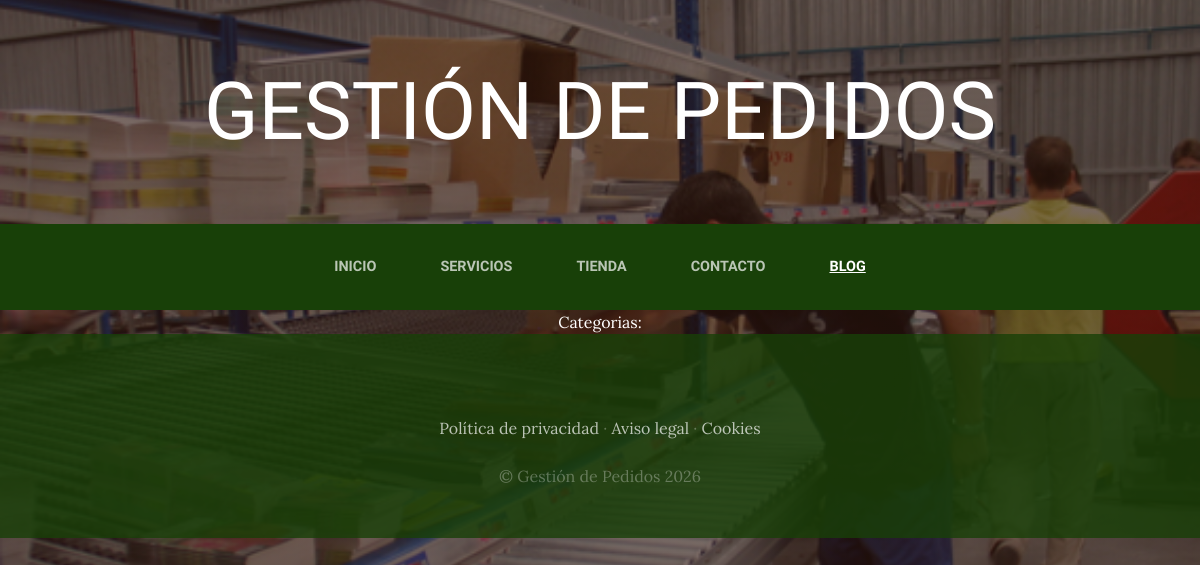
/blog/, run on an earlier commit of the app's database.
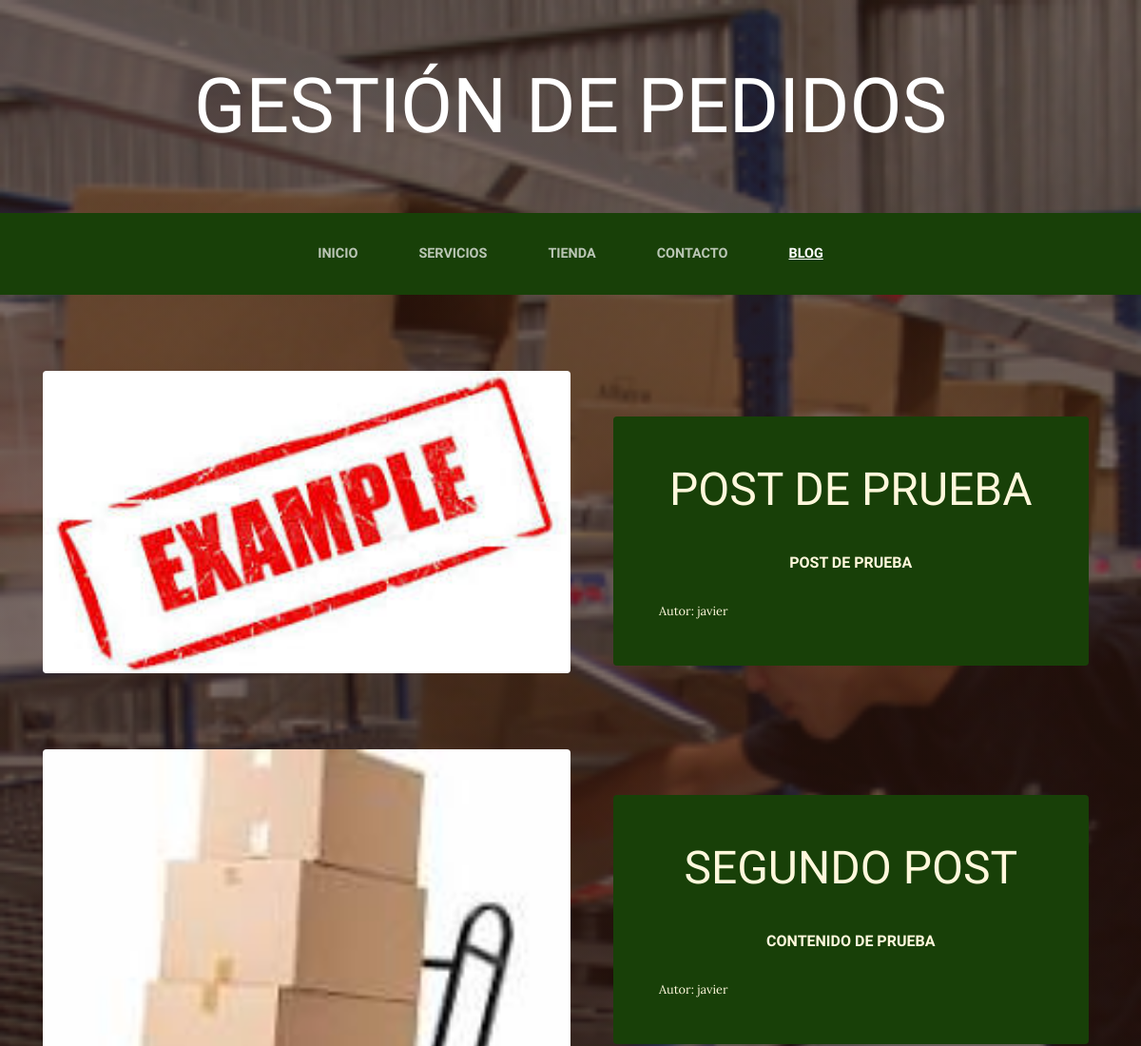
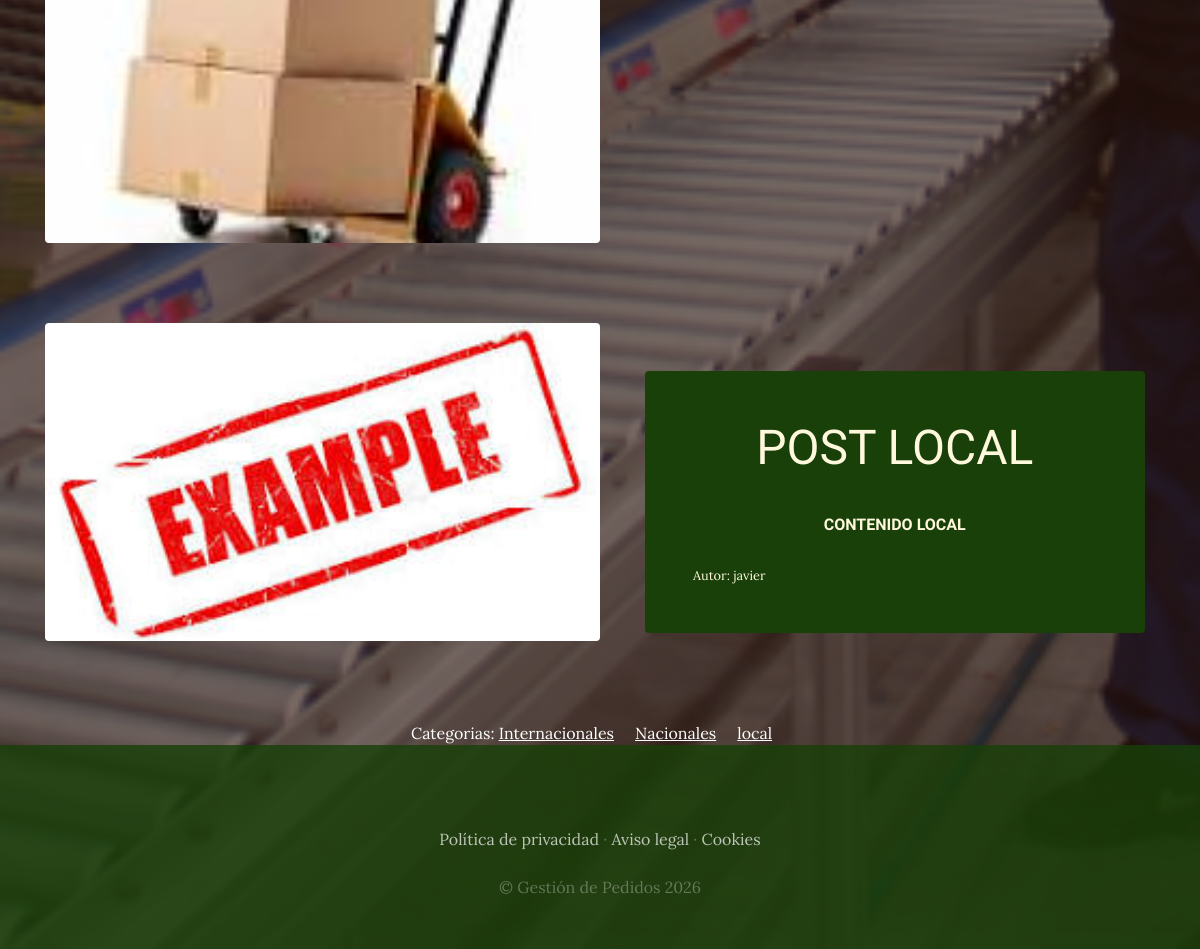
And on a later commit of the database (2 pictures, top to bottom).
### blog/models.py (models this page shows, shortened)
class Post(models.Model):
    titulo=models.CharField(max_length=50)
    contenido=models.CharField(max_length=50)
    imagen=models.ImageField(upload_to='blog', null=True, blank=True)
    autor=models.ForeignKey(User, on_delete=models.CASCADE)
    categorias=models.ManyToManyField(Categoria)
    created=models.DateTimeField(auto_now_add=True)
    updated=models.DateTimeField(auto_now_add=True)
    class Meta:
        verbose_name='post'
        verbose_name_plural='posts'

class Categoria(models.Model):
    nombre=models.CharField(max_length=50)
    created=models.DateTimeField(auto_now_add=True)
    updated=models.DateTimeField(auto_now_add=True)
    class Meta:
        verbose_name='categoria'
        verbose_name_plural='categorias'

### blog/views.py (the view)
# urls.py: 2. Add a URL to urlpatterns:  path('blog/', include('blog.urls'))
def blog(request):
    posts=Post.objects.all()
    return render(request,'blog/blog.html', {"posts":posts})

### blog/templates/blog/blog.html (shortened to what this page needs)
{% extends 'ProyectoWebApp/base.html' %}
{% load static %}
{% block content %}
    {% for post in posts %}
    <section class="page-section clearfix">
    <div class="container">
    <div class="intro">
        <img
        class="intro-img img-fluid mb-3 mb-lg-0 rounded"
        src="{{post.imagen.url}}"
        alt=""
        style="width: 50%;"
        />
        <div class="intro-text left-0 text-center bg-faded p-5 rounded">
        <h2 class="section-heading mb-4">
            <span class="section-heading-lower">{{post.titulo}}</span>
            <br>
            <span class="section-heading-upper">{{post.contenido}}</span>
        </h2>
        <div style="text-align: left; font-size: 0.8em">
            Autor: {{post.autor}}
        </div>
        </div>
    </div>
    </div>
</section>
    {% endfor %}
    <section>
        <div style="width: 75%; margin:auto; text-align:center; color:white">
            Categorias:
            {% for post in posts %}
                {% for categoria in post.categorias.all %}
                    <a href="{% url 'categoria' categoria.id %}" class="linksCategorias">{{categoria.nombre}}</a> &nbsp;&nbsp;&nbsp;
                {% endfor %}
            {% endfor %}
        </div>
    </section>
{% endblock content%}

### ProyectoWebApp/templates/ProyectoWebApp/base.html (shortened to what this page needs)
<html>
  <head>
    {% load static %}
    <link
      href="{% static 'ProyectoWebApp/vendor/bootstrap/css/bootstrap.min.css' %}"
      rel="stylesheet"
    />
    <link
      href="{% static 'ProyectoWebApp/css/gestion.css' %}"
      rel="stylesheet"
    />
  </head>
  <body>
    <h1 class="site-heading text-center text-white d-none d-lg-block">
      <span class="site-heading-lower">Gestión de Pedidos</span>
    </h1>
    <nav class="navbar navbar-expand-lg navbar-dark py-lg-4" id="mainNav">
      <div class="container">
        <div class="collapse navbar-collapse" id="navbarResponsive">
          <ul class="navbar-nav mx-auto">
            <li class="nav-item
              px-lg-4">
              <a class="nav-link text-uppercase text-expanded" href="{% url 'Home' %}"
                >Inicio</a
              >
            </li>
            <li class="nav-item
            px-lg-4">
              <a
                class="nav-link text-uppercase text-expanded"
                href="{% url 'Servicios' %}"
                >Servicios</a
              >
            </li>
            <li class="nav-item
            px-lg-4">
              <a
                class="nav-link text-uppercase text-expanded"
                href="{% url 'Tienda' %}"
                >Tienda</a
              >
            </li>
            <li class="nav-item
            px-lg-4">
              <a
                class="nav-link text-uppercase text-expanded"
                href="{% url 'Contacto' %}"
                >Contacto</a
              >
            </li>
            <li class="nav-item
            {% if request.path|slice:':6' == '/blog/' %}
              Active
            {% endif %}
            px-lg-4">
              <a class="nav-link text-uppercase text-expanded" href="{% url 'Blog' %}"
                >Blog</a
              >
            </li>
          </ul>
        </div>
      </div>
    </nav>
    {% block content %}
    {% endblock content %}
    <footer class="footer text-faded text-center py-5">
      <div class="container">
        <p class="m-0 mbt">
          <a href="sample.html" class="link">Política de privacidad</a> ·
          <a href="sample.html" class="link">Aviso legal</a> ·
          <a href="sample.html" class="link">Cookies</a>
        </p>
        <p class="m-0 mbt1">&copy; Gestión de Pedidos 2026</p>
      </div>
    </footer>
  </body>
</html>

### ProyectoWebApp/static/ProyectoWebApp/css/gestion.css (style rules this page uses)
body { font-family: 'Lora'; background: linear-gradient(rgba(47, 23, 15, 0.65), rgba(47, 23, 15, 0.65)), url("../img/bg_main.jpg"); background-attachment: fixed; background-position: center; background-size: cover; }
h1, h2, h3, h4, h5, h6 { font-family: 'Raleway'; }
p { line-height: 1.75; }
.text-faded { color: rgba(255, 255, 255, 0.3); }
.site-heading { margin-top: 5rem; margin-bottom: 5rem; text-transform: uppercase; line-height: 1; font-family: 'Raleway'; }
.site-heading .site-heading-lower { font-size: 5rem; font-weight: 100; line-height: 4rem; }
.page-section { margin-top: 5rem; margin-bottom: 5rem; }
.section-heading { text-transform: uppercase; }
.section-heading .section-heading-upper { display: block; font-size: 1rem; font-weight: 800; padding-bottom:.5rem; }
.section-heading .section-heading-lower { display: block; font-size: 3rem; font-weight: 100; }
.bg-faded { background-color: rgba(255, 255, 255, 0.85); }
#mainNav { background-color: rgba(24, 64, 8); font-family: 'Raleway'; }
#mainNav .navbar-nav .nav-item .nav-link { color: rgba(255, 255, 255, 0.7); font-weight: 800; }
#mainNav .navbar-nav .nav-item.active .nav-link { color: #ffffff; text-decoration: underline; }
@media (min-width: 992px) { #mainNav .navbar-nav .nav-item .nav-link { font-size: 0.9rem; } }
.intro { position: relative; }
@media (min-width: 992px) { .intro .intro-img { width: 75%; float: left; } }
@media (min-width: 992px) { .intro .intro-text { left: 600; width: 60%; margin-top: 3rem; background-color: rgba(24, 64, 8); color: cornsilk; position: absolute; } }
@media (min-width: 1200px) { .intro .intro-text { width: 45%; } }
.footer { background-color: rgba(24, 64, 8, 0.8); }
.mbt { padding-top: 2rem; }
.mbt1 { padding-top: 1.25rem; }
a.link { color: rgba(255, 255, 255, 0.7); }
.linksCategorias { color: white !important; text-decoration: underline; }

What changed in the data, as far as the page shows it:
added Post: imagen (picture), titulo "POST DE PRUEBA", contenido "POST DE PRUEBA", autor "javier"
added Post: imagen (picture), titulo "SEGUNDO POST", contenido "CONTENIDO DE PRUEBA", autor "javier"
added Post: imagen (picture), titulo "POST LOCAL", contenido "CONTENIDO LOCAL", autor "javier"
added Categoria: nombre "Internacionales"
added Categoria: nombre "Nacionales"
added Categoria: nombre "local"
